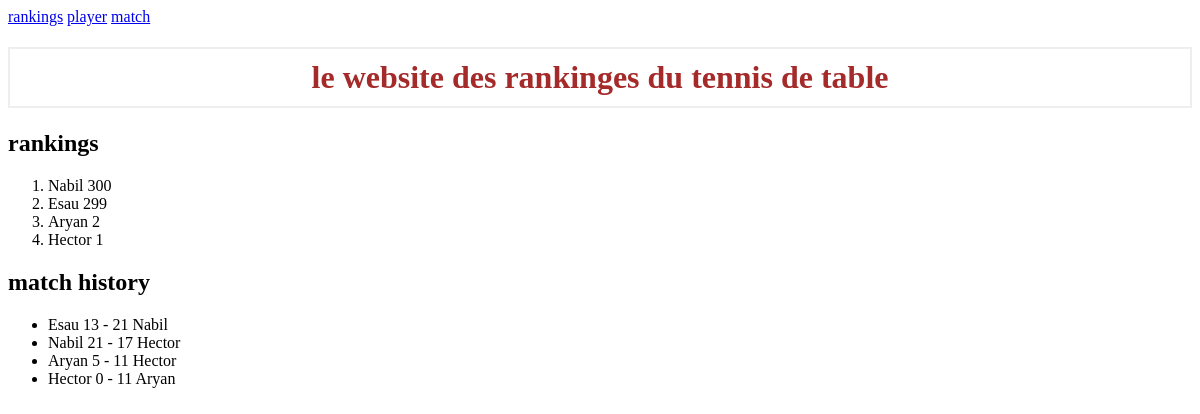
Screenshot of /rankings with the database file from the repository.
### tables this page shows
CREATE TABLE players (
    'name' TEXT PRIMARY KEY,
    'elo' INTEGER NOT NULL
);

CREATE TABLE matches (
    'id' INTEGER PRIMARY KEY AUTOINCREMENT,
    'player1' TEXT REFERENCES players('name'),
    'score1' INTEGER NOT NULL,
    'player2' TEXT REFERENCES players('name'),
    'score2' INTEGER NOT NULL
);

### app.py (the view)
@app.route('/rankings')
def rankings():
    con = get_db_connection()
    players = con.execute('SELECT * FROM players ORDER BY elo DESC').fetchall()
    matches = con.execute('SELECT * FROM matches ORDER BY id DESC').fetchall()
    con.close()
    return render_template('rankings.html', players=players, matches=matches)

### app.py (called while the page is built)
def get_db_connection():
    con = sqlite3.connect('database.db')
    con.row_factory = sqlite3.Row
    return con

### templates/rankings.html
{% extends 'base.html' %}
{% block content %}
    <h2>rankings</h2>
    <ol>
        {% for player in players %}
            <li>{{ player['name'] }} {{ player['elo'] }}</li>
        {% endfor %}
    </ol>
    <h2>match history</h2>
    <ul>
        {% for match in matches %}
            <li>{{ match['player1'] }} {{ match['score1'] }} - {{ match['score2'] }} {{ match['player2'] }}</li>
        {% endfor %}
    </ul>
{% endblock %}

### templates/base.html (shortened to what this page needs)
<!DOCTYPE html>
<html lang="en">
    <head>
        <link rel="stylesheet" href="{{ url_for('static', filename= 'css/style.css') }}">
    </head>
    <body>
        <nav class="navbar">
            <a href="/rankings">rankings</a>
            <a href="/player">player</a>
            <a href="/match">match</a>
        </nav>
        <h1>le website des rankinges du tennis de table</h1>
        <div class="container">
            {% block content %} {% endblock %}
        </div>
    </body>
</html>

### static/css/style.css (style rules this page uses)
h1 { border: 2px #eee solid; color: brown; text-align: center; padding: 10px; }

### rows the page displays
players: name "Nabil", elo "300"
players: name "Esau", elo "299"
players: name "Aryan", elo "2"
players: name "Hector", elo "1"
matches: player1 "Esau", score1 "13", score2 "21", player2 "Nabil"
matches: player1 "Nabil", score1 "21", score2 "17", player2 "Hector"
matches: player1 "Aryan", score1 "5", score2 "11", player2 "Hector"
matches: player1 "Hector", score1 "0", score2 "11", player2 "Aryan"
